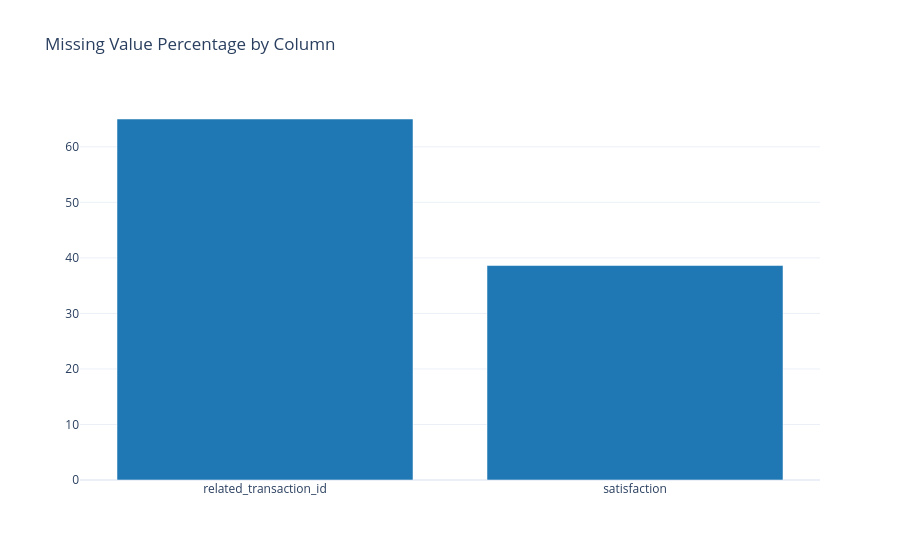

Notebook source saved alongside this figure:
### Markdown cell above
## 3.5 Missing Value Analysis

**📖 Interpretation Guide:**
- **MCAR (Missing Completely at Random)**: Missing values have no pattern - safe to impute with mean/median
- **MAR (Missing at Random)**: Missingness depends on other observed variables - use regression imputation
- **MNAR (Missing Not at Random)**: Missingness depends on the missing value itself - create missing indicator

**⚠️ What to Watch For:**
- Columns with >50% missing may need to be dropped
- Highly correlated missing patterns suggest MAR
- ID columns with missing values indicate data integrity issues

### Code cell
missing_data = []
for col_name, col_info in findings.columns.items():
    null_count = col_info.universal_metrics.get("null_count", 0)
    null_pct = col_info.universal_metrics.get("null_percentage", 0)
    if null_count > 0:
        missing_data.append({
            "Column": col_name,
            "Missing Count": null_count,
            "Missing %": f"{null_pct:.2f}%"
        })

if missing_data:
    missing_df = pd.DataFrame(missing_data).sort_values("Missing Count", ascending=False)
    print("Columns with Missing Values:")
    display(missing_df)

    fig = charts.bar_chart(
        missing_df["Column"].tolist(),
        [float(x.replace("%", "")) for x in missing_df["Missing %"].tolist()],
        title="Missing Value Percentage by Column"
    )
    display_figure(fig)
else:
    print("No missing values detected.")

### Figure 1 — Plotly figure (JSON) as saved in the notebook; plotly's stock layout.template omitted (floating-point values rounded to 4 significant figures)
{"data": [{"marker": {"color": "#1f77b4"}, "type": "bar", "x": ["related_transaction_id", "satisfaction"], "y": [65.01, 38.62]}], "layout": {"title": {"text": "Missing Value Percentage by Column"}, "xaxis": {"title": {}}, "yaxis": {"title": {}}}}
